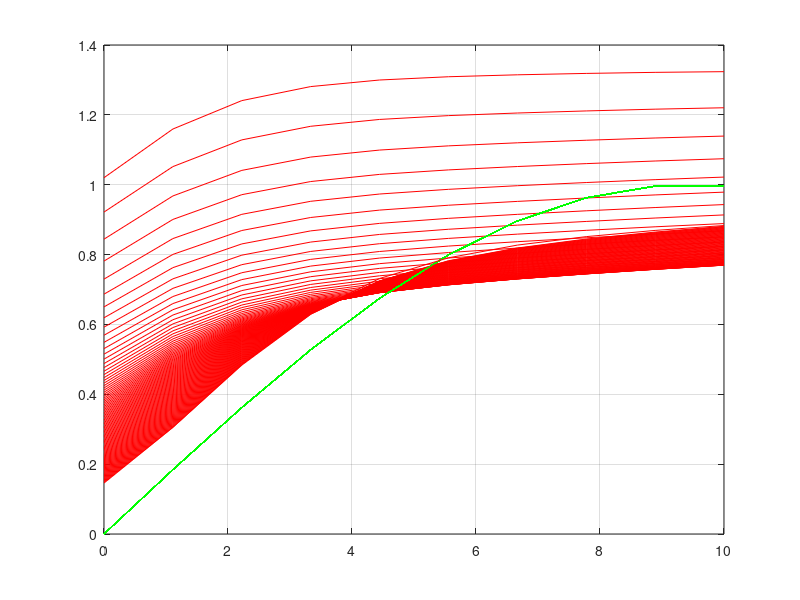

This chart was generated by the following MATLAB code:
% Nenaudodami MATLAB specializuot? funkcij? (newff, train, sim ir pan.), 
% sukurkite daugiasluoksn? (dviej? sluoksni?) perceptron? tinkl? ir j? 
% apmokykite pasirinktai kreivei (sudarytai i? 20 atskait?) aproksimuoti. 
% Tinklo apmokymui ?gyvendinkite Backpropagation algoritm?. Aktyvavimo 
% funkcijas neuron? tinkle pasirinkite savo nuo?i?ra. Kreiv? galite 
% sukurti, pavyzd?iui, naudodami kelias trigonometrines funkcijas.

close all;
clear;
clc;


%% Model
number_of_values = 10;
X = linspace(0,10,number_of_values);
Y = sin(X/6);

%% MLP

%      w1_1 -- [ y1_1 ] -- w2_1
%    /                           \
%  X - w1_2 -- [ y1_2 ] -- w2_2 -- [ y2 ] Y
%    \                           /
%      w1_3 -- [ y1_3 ] -- w2_3
%
%
%  y^(2) = v
%  y^(1)_N = 1/(1+e^(-a * v))
%  gamma'(v(n)) = ay(n)(1-y(n))
%

%% Initialization

% First layer
w1_1 = rand;
w1_2 = rand;
w1_3 = rand;
b1_1 = rand;
b1_2 = rand;
b1_3 = rand;

% Second layer
w2_1 = rand;
w2_2 = rand;
w2_3 = rand;
b2 = rand;

%% Training

mu = 0.01;
figure('Name', 'Training')
plot(X, Y, 'g');
grid on;

for k=1:100
    
    Y2 = [];

    for i=1:length(X)
        x = X(i);
        v1_1 = w1_1 * x + b1_1;
        v1_2 = w1_2 * x + b1_2;
        v1_3 = w1_3 * x + b1_3;

        y1_1 = 1/(1+exp(-v1_1));
        y1_2 = 1/(1+exp(-v1_2));
        y1_3 = 1/(1+exp(-v1_3));

        y2 = y1_1 * w2_1 + y1_2 * w2_2 + y1_3 * w2_3 + b2;
        
        Y2 = [Y2, y2];

        % Momentine klaida
        e2 = y2 - Y(i);

        w2_1 = w2_1 - mu * (e2*y2*w2_1) * y1_1;
        w2_2 = w2_2 - mu * (e2*y2*w2_2) * y1_2;
        w2_3 = w2_3 - mu * (e2*y2*w2_3) * y1_3;
        b2 = b2 - mu * e2;

        e1_1 = y1_1 - y2;
        e1_2 = y1_2 - y2;
        e1_3 = y1_3 - y2;
        
        fe1 = (e2*y2*w2_1 + e2*y2*w2_2 + e2*y2*w2_3);

        fe1_1 = y1_1 * (1-y1_1) * fe1;
        fe1_2 = y1_2 * (1-y1_2) * fe1;
        fe1_3 = y1_3 * (1-y1_3) * fe1;

        w1_1 = w1_1 - mu * (fe1_1 * e1_1 * w1_1) * x;
        w1_2 = w1_2 - mu * (fe1_2 * e1_2 * w1_2) * x;
        w1_3 = w1_3 - mu * (fe1_3 * e1_3 * w1_3) * x;

        b1_1 = b1_1 - mu * e1_1;
        b1_2 = b1_2 - mu * e1_2;
        b1_3 = b1_3 - mu * e1_3;

    end
    
    hold on;
    plot(X, Y, 'g');
    plot(X, Y2, 'r-');
    hold off;

end

%% Validation
Y2 = [];
for i=1:length(X)
    x = X(i);
    v1_1 = w1_1 * x + b1_1;
    v1_2 = w1_2 * x + b1_2;
    v1_3 = w1_3 * x + b1_3;

    y1_1 = 1/(1+exp(-v1_1));
    y1_2 = 1/(1+exp(-v1_2));
    y1_3 = 1/(1+exp(-v1_3));

    y2 = y1_1 * w2_1 + y1_2 * w2_2 + y1_3 * w2_3 + b2;
    Y2 = [Y2, y2];
end


hold on;
plot(X, Y, 'g');
plot(X, Y2, 'r-');
hold off;


